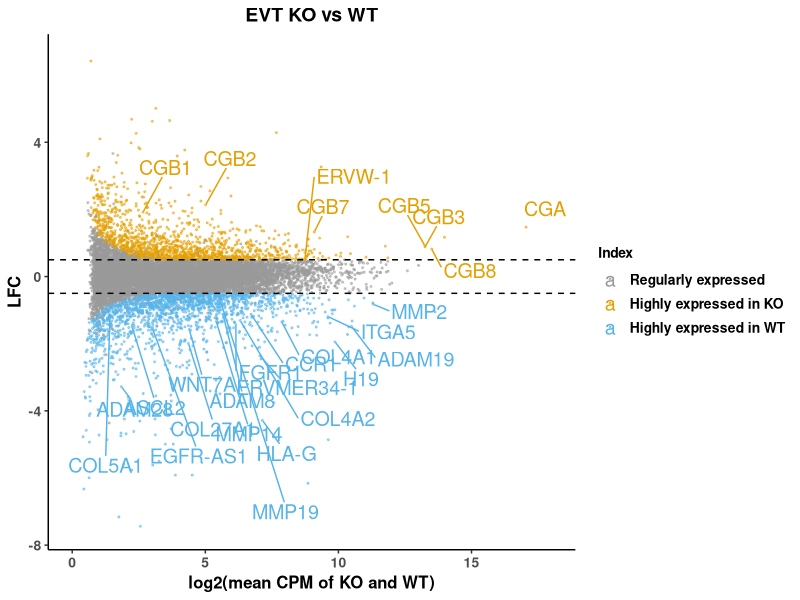

Source code (R):
library(ggplot2)
library(ggrepel)

data<- read.table("EVT_mt_vs_EVT_wt_DEG_full_list.csv", sep=",", header=T, row.names=1)

CPM_data<- read.table("CPM.csv", sep=",", header=T, row.names=1)

deg_data<- read.table("EVT_mt_vs_EVT_wt_DEG_significant_only.csv", sep=",", header=T, row.names=1)

index<- rep("Regularly expressed", nrow(data))
index[rownames(data) %in% rownames(deg_data[deg_data$log2FoldChange>0,])]<- "Highly expressed in KO"
index[rownames(data) %in% rownames(deg_data[deg_data$log2FoldChange<0,])]<- "Highly expressed in WT"

data_for_plot<- cbind.data.frame(data$log2FoldChange, rowMeans(CPM_data[rownames(data),]), index )

colnames(data_for_plot)<- c("LFC", "mean_CPM_WT_KO", "Index")
data_for_plot$Index<-  factor(data_for_plot$Index, level=c("Regularly expressed", "Highly expressed in KO", "Highly expressed in WT") )

data_for_plot$mean_CPM_WT_KO_log2<- log2(1+ data_for_plot$mean_CPM_WT_KO)

gene_list<- c("hla-g", "ascl2", "itga5", "mmp2", "mmp14", "mmp19", "ervmer34-1", "fgfr1", "adam19","adam28", "adam8", "ccr1", "col27a1", "col4a1", "col4a2", "col5a1", "egfr-as1", "h19", "wnt7a", "cga", "cgb1", "cgb2", "cgb3", "cgb5", "cgb7", "cgb8", "ervw-1")
gene_list<- toupper(gene_list)

lfc_cutoff<- 0.5

p<- ggplot(data_for_plot, aes(x=mean_CPM_WT_KO_log2, y=LFC,col=Index, label= ifelse(rownames(data_for_plot) %in% gene_list,as.character(rownames(data_for_plot)), '') ))  + geom_point(size=0.4, alpha=0.5)

p<- p+ ggtitle("EVT KO vs WT") + labs(x="log2(mean CPM of KO and WT)", ylab="LFC");
p<- p+ geom_hline(yintercept=as.numeric(lfc_cutoff),colour="black",linetype=2)+
       geom_hline(yintercept=-as.numeric(lfc_cutoff),colour="black",linetype=2)
p<- p+ theme_bw()+theme_classic()+ scale_colour_manual(values=c("#999999","#E69F00","#56B4E9"))

p<- p+ geom_text_repel(max.overlaps=Inf, size=5, nudge_y=0.1, nudge_x=0.1, box.padding=1, xlim=c(NA, Inf), ylim=c(-Inf, Inf) )

p<- p+ theme(plot.title=element_text(size=14,family="Helvetica",face="bold",hjust=0.5),
                text=element_text(size=12,family="Helvetica"),
                axis.title=element_text(face="bold"),
                axis.text.x=element_text(size=10,face="bold"),
                axis.text.y=element_text(size=10,face="bold"),
                legend.text=element_text(size=10,face="bold"),
                legend.title=element_text(size=10,face="bold"))

p<- p+ xlim(0, 18);

pdf("fig4e_EVT_KOvsWT_LFC_CPM_mean.pdf", width=10);
p;
dev.off();

